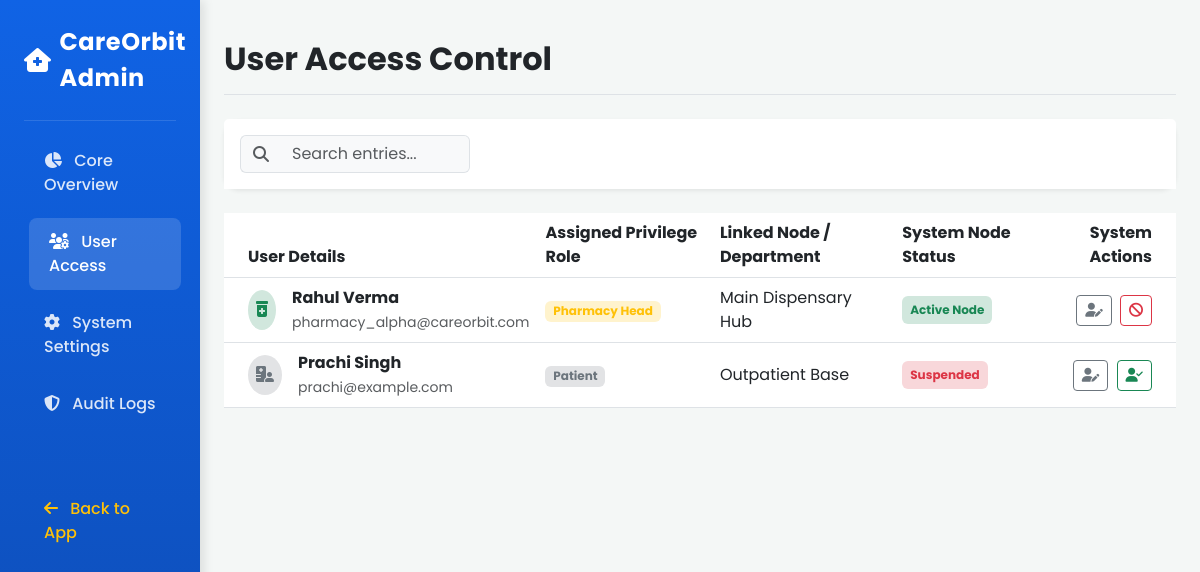
/user-management, run on an earlier commit of the app's database.
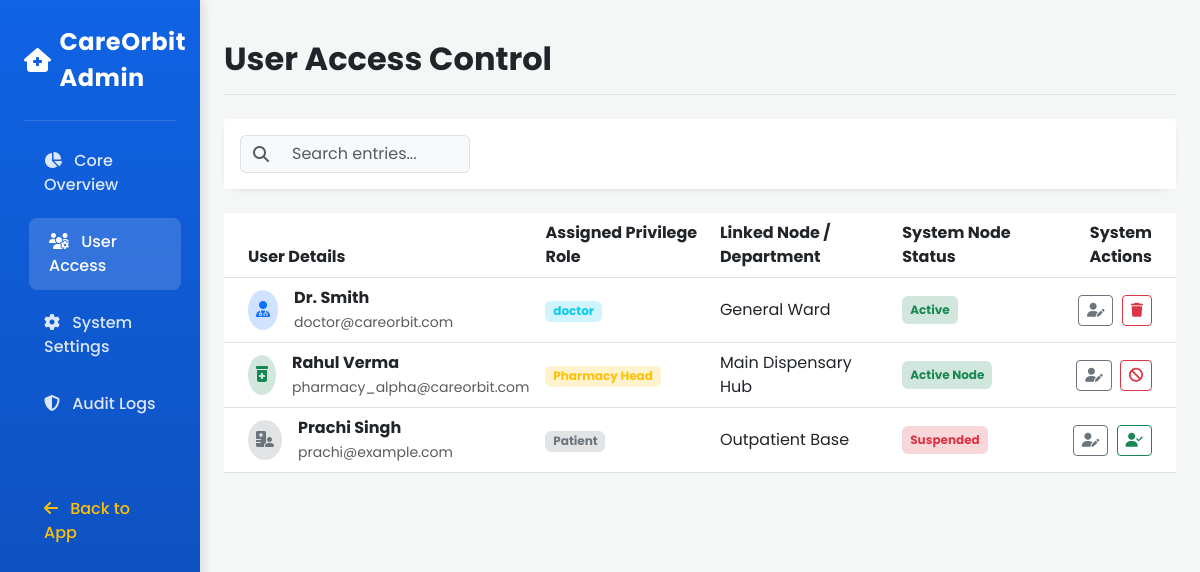
And on a later commit of the database.
### models.py (models this page shows)
class User(db.Model):
    id = db.Column(db.Integer, primary_key=True)
    username = db.Column(db.String(150), unique=True, nullable=False)
    email = db.Column(db.String(150), unique=True, nullable=False)
    password = db.Column(db.String(150), nullable=False)
    role = db.Column(db.String(50), nullable=False)
    department = db.Column(db.String(100), nullable=True)
    status = db.Column(db.String(50), default="Active")

### app.py (the view)
@app.route("/user-management")
def user_management():
    users = User.query.all()
    return render_template("user_management.html", users=users)

### templates/user_management.html (shortened to what this page needs)
<!DOCTYPE html>
<html lang="en">
<head>
    <link href="https://cdn.jsdelivr.net/npm/bootstrap@5.3.0/dist/css/bootstrap.min.css" rel="stylesheet">
    <link rel="stylesheet" href="https://cdnjs.cloudflare.com/ajax/libs/font-awesome/6.4.0/css/all.min.css">
</head>
<body>
<div class="container-fluid">
    <div class="row">
        <nav class="col-md-3 col-lg-2 d-md-block sidebar collapse p-4">
            <div class="sidebar-brand d-flex align-items-center mb-4">
                <i class="fa-solid fa-house-medical me-2"></i>
                <span>CareOrbit Admin</span>
            </div>
            <hr class="text-white-50">
            <ul class="nav flex-column gap-1">
                <li class="nav-item">
                    <a class="nav-link" href="/admin-dashboard"><i class="fa-solid fa-chart-pie me-2"></i> Core Overview</a>
                </li>
                <li class="nav-item">
                    <a class="nav-link active" href="#"><i class="fa-solid fa-users-gear me-2"></i> User Access</a>
                </li>
                <li class="nav-item">
                    <a class="nav-link" href="/admin-settings"><i class="fa-solid fa-gear me-2"></i> System Settings</a>
                </li>
                <li class="nav-item">
                    <a class="nav-link" href="#"><i class="fa-solid fa-shield-halved me-2"></i> Audit Logs</a>
                </li>
                <li class="nav-item mt-5">
                    <a class="nav-link text-warning" href="/"><i class="fa-solid fa-arrow-left me-2"></i> Back to App</a>
                </li>
            </ul>
        </nav>
        <main class="col-md-9 ms-sm-auto col-lg-10 px-md-4 py-4">
    <div class="d-flex justify-content-between flex-wrap flex-md-nowrap align-items-center pt-3 pb-2 mb-4 border-bottom">
        <h1 class="h2 fw-bold text-dark">User Access Control</h1>
    </div>
            <div class="card admin-card shadow-sm mb-4">
                <div class="card-header bg-white py-3 border-0 d-flex justify-content-between align-items-center">
                    <form action="{{ url_for('admin_search') }}" method="GET" class="input-group style-group w-25">
    <span class="input-group-text bg-light border-end-0">
        <i class="fa-solid fa-magnifying-glass text-muted"></i>
    </span>
    <input type="text" name="query" class="form-control bg-light border-start-0 small" placeholder="Search entries...">
</form>
                    </div>
                </div>
                <div class="card-body p-0">
                    <div class="table-responsive">
                        <table class="table table-hover align-middle mb-0">
                            <thead>
                                <tr>
                                    <th class="ps-4">User Details</th>
                                    <th>Assigned Privilege Role</th>
                                    <th>Linked Node / Department</th>
                                    <th>System Node Status</th>
                                    <th class="text-end pe-4">System Actions</th>
                                </tr>
                            </thead>
        {% for user in users %}
<tr>
    <td class="ps-4">
        <div class="d-flex align-items-center">
            <div class="bg-primary-subtle text-primary p-2 rounded-circle me-3">
                <i class="fa-solid fa-user-doctor"></i>
            </div>
            <div>
                <strong class="d-block text-dark">{{ user.username }}</strong>
                <span class="text-muted small">{{ user.email }}</span>
            </div>
        </div>
    </td>
    <td><span class="badge bg-info-subtle text-info">{{ user.role }}</span></td>
    <td>General Ward</td>
    <td><span class="badge bg-success-subtle text-success p-2">Active</span></td>
    <td class="text-end pe-4">
        <a href="/edit-user/{{ user.id }}" class="btn btn-sm btn-outline-secondary me-1">
            <i class="fa-solid fa-user-pen"></i>
        </a>
        <a href="/delete-user/{{ user.id }}" class="btn btn-sm btn-outline-danger"
           onclick="return confirm('Are you sure?')">
            <i class="fa-solid fa-trash"></i>
        </a>
    </td>
</tr>
{% endfor %}
                                <tr>
                                    <td class="ps-4">
                                        <div class="d-flex align-items-center">
                                            <div class="bg-success-subtle text-success p-2 rounded-circle me-3">
                                                <i class="fa-solid fa-prescription-bottle-medical"></i>
                                            </div>
                                            <div>
                                                <strong class="d-block text-dark">Rahul Verma</strong>
                                                <span class="text-muted small">pharmacy_alpha@careorbit.com</span>
                                            </div>
                                        </div>
                                    </td>
                                    <td><span class="badge bg-warning-subtle text-warning">Pharmacy Head</span></td>
                                    <td>Main Dispensary Hub</td>
                                    <td><span class="badge bg-success-subtle text-success p-2">Active Node</span></td>
                                    <td class="text-end pe-4">
                                        <button class="btn btn-sm btn-outline-secondary me-1"><i class="fa-solid fa-user-pen"></i></button>
                                        <button class="btn btn-sm btn-outline-danger"><i class="fa-solid fa-ban"></i></button>
                                    </td>
                                </tr>
                                <tr>
                                    <td class="ps-4">
                                        <div class="d-flex align-items-center">
                                            <div class="bg-secondary-subtle text-secondary p-2 rounded-circle me-3">
                                                <i class="fa-solid fa-hospital-user"></i>
                                            </div>
                                            <div>
                                                <strong class="d-block text-dark">Prachi Singh</strong>
                                                <span class="text-muted small">prachi@example.com</span>
                                            </div>
                                        </div>
                                    </td>
                                    <td><span class="badge bg-secondary-subtle text-secondary">Patient</span></td>
                                    <td>Outpatient Base</td>
                                    <td><span class="badge bg-danger-subtle text-danger p-2">Suspended</span></td>
                                    <td class="text-end pe-4">
                                        <button class="btn btn-sm btn-outline-secondary me-1"><i class="fa-solid fa-user-pen"></i></button>
                                        <button class="btn btn-sm btn-outline-success"><i class="fa-solid fa-user-check"></i></button>
                                    </td>
                                </tr>
                        </table>
                    </div>
                </div>
            </div>
    </div>
</body>
</html>

### templates/user_management.html (style rules this page uses)
body { font-family: 'Poppins', sans-serif; background-color: #f4f7f6; }
.sidebar { min-height: 100vh; background: linear-gradient(180deg, #1063e5 0%, #0d4bb3 100%); color: white; box-shadow: 4px 0 10px rgba(0,0,0,0.1); }
.sidebar .nav-link { color: rgba(255, 255, 255, 0.85); font-weight: 500; padding: 12px 20px; border-radius: 8px; transition: all 0.3s ease; margin-bottom: 5px; }
.sidebar .nav-link:hover, .sidebar .nav-link.active { color: white; background-color: rgba(255, 255, 255, 0.15); transform: translateX(5px); }
.sidebar-brand { font-size: 1.5rem; font-weight: 700; letter-spacing: 0.5px; }
.admin-card { border: none; border-radius: 15px; background: white; transition: transform 0.2s ease, box-shadow 0.2s ease; }

What changed in the data, as far as the page shows it:
added User: username "Dr. Smith", email "doctor@careorbit.com", role "doctor"
